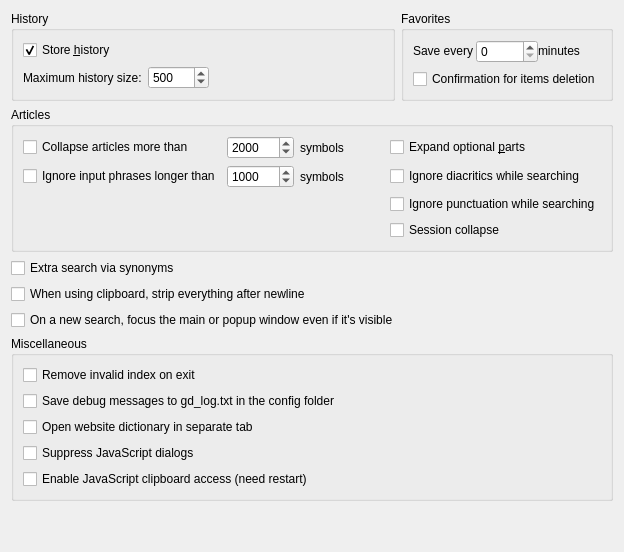
     <widget class="QWidget" name="tab_Advanced">
      <attribute name="icon">
       <iconset resource="../../resources.qrc">
        <normaloff>:/icons/advanced.png</normaloff>:/icons/advanced.png</iconset>
      </attribute>
      <attribute name="title">
       <string>Ad&amp;vanced</string>
      </attribute>
      <layout class="QVBoxLayout" name="verticalLayout_11">
       <item>
        <layout class="QHBoxLayout" name="horizontalLayout_15">
         <item>
          <widget class="QGroupBox" name="historyBox">
           <property name="title">
            <string>History</string>
           </property>
           <layout class="QVBoxLayout" name="verticalLayout_14">
            <item>
             <widget class="QCheckBox" name="storeHistory">
              <property name="toolTip">
               <string>Turn this option on to store history of the translated words</string>
              </property>
              <property name="text">
               <string>Store &amp;history</string>
              </property>
              <property name="checked">
               <bool>true</bool>
              </property>
             </widget>
            </item>
            <item>
             <layout class="QHBoxLayout" name="horizontalLayout_9">
              <property name="topMargin">
               <number>0</number>
              </property>
              <item>
               <widget class="QLabel" name="historySizeLabel">
                <property name="toolTip">
                 <string>Specify the maximum number of entries to keep in history.</string>
                </property>
                <property name="text">
                 <string>Maximum history size:</string>
                </property>
               </widget>
              </item>
              <item>
               <widget class="QSpinBox" name="historyMaxSizeField">
                <property name="accelerated">
                 <bool>true</bool>
                </property>
                <property name="maximum">
                 <number>99999</number>
                </property>
                <property name="value">
                 <number>500</number>
                </property>
               </widget>
              </item>
              <item>
               <spacer name="horizontalSpacer_8">
                <property name="orientation">
                 <enum>Qt::Horizontal</enum>
                </property>
                <property name="sizeHint" stdset="0">
                 <size>
                  <width>40</width>
                  <height>20</height>
                 </size>
                </property>
               </spacer>
              </item>
             </layout>
            </item>
           </layout>
          </widget>
         </item>
         <item>
          <widget class="QGroupBox" name="favoritesBox">
           <property name="title">
            <string>Favorites</string>
           </property>
           <layout class="QVBoxLayout" name="verticalLayout_21">
            <item>
             <layout class="QHBoxLayout" name="horizontalLayout_16">
              <property name="spacing">
               <number>0</number>
              </property>
              <item>
               <widget class="QLabel" name="label_17">
                <property name="sizePolicy">
                 <sizepolicy hsizetype="Minimum" vsizetype="Fixed">
                  <horstretch>0</horstretch>
                  <verstretch>0</verstretch>
                 </sizepolicy>
                </property>
                <property name="toolTip">
                 <string>Favorites saving interval. If set to 0 Favorites will be saved only during exit.</string>
                </property>
                <property name="text">
                 <string>Save every</string>
                </property>
               </widget>
              </item>
              <item>
               <widget class="QSpinBox" name="favoritesSaveIntervalField">
                <property name="maximum">
                 <number>120</number>
                </property>
               </widget>
              </item>
              <item>
               <widget class="QLabel" name="label_18">
                <property name="sizePolicy">
                 <sizepolicy hsizetype="Minimum" vsizetype="Fixed">
                  <horstretch>0</horstretch>
                  <verstretch>0</verstretch>
                 </sizepolicy>
                </property>
                <property name="text">
                 <string>minutes</string>
                </property>
               </widget>
              </item>
             </layout>
            </item>
            <item>
             <widget class="QCheckBox" name="confirmFavoritesDeletion">
              <property name="toolTip">
               <string>Turn this option on to confirm every operation of items deletion</string>
              </property>
              <property name="text">
               <string>Confirmation for items deletion</string>
              </property>
             </widget>
            </item>
           </layout>
          </widget>
         </item>
        </layout>
       </item>
       <item>
        <widget class="QGroupBox" name="groupBox_6">
         <property name="title">
          <string>Articles</string>
         </property>
         <layout class="QGridLayout" name="gridLayout_3">
          <item row="2" column="4">
           <widget class="QCheckBox" name="ignorePunctuation">
            <property name="text">
             <string>Ignore punctuation while searching</string>
            </property>
           </widget>
          </item>
          <item row="1" column="1">
           <widget class="QSpinBox" name="inputPhraseLengthLimit">
            <property name="toolTip">
             <string>Input phrases longer than this size will be ignored</string>
            </property>
            <property name="maximum">
             <number>9999999</number>
            </property>
            <property name="singleStep">
             <number>10</number>
            </property>
            <property name="value">
             <number>1000</number>
            </property>
           </widget>
          </item>
          <item row="1" column="2">
           <widget class="QLabel" name="label_19">
            <property name="text">
             <string>symbols</string>
            </property>
           </widget>
          </item>
          <item row="0" column="0">
           <widget class="QCheckBox" name="collapseBigArticles">
            <property name="toolTip">
             <string>Select this option to automatic collapse big articles</string>
            </property>
            <property name="text">
             <string>Collapse articles more than</string>
            </property>
           </widget>
          </item>
          <item row="1" column="0">
           <widget class="QCheckBox" name="limitInputPhraseLength">
            <property name="toolTip">
             <string>Turn this option on to ignore unreasonably long input text
from mouse-over, selection, clipboard or command line</string>
            </property>
            <property name="text">
             <string>Ignore input phrases longer than</string>
            </property>
            <property name="checked">
             <bool>false</bool>
            </property>
           </widget>
          </item>
          <item row="1" column="3">
           <spacer name="horizontalSpacer_14">
            <property name="orientation">
             <enum>Qt::Horizontal</enum>
            </property>
            <property name="sizeHint" stdset="0">
             <size>
              <width>40</width>
              <height>20</height>
             </size>
            </property>
           </spacer>
          </item>
          <item row="0" column="2">
           <widget class="QLabel" name="label_13">
            <property name="text">
             <string>symbols</string>
            </property>
           </widget>
          </item>
          <item row="0" column="1">
           <widget class="QSpinBox" name="articleSizeLimit">
            <property name="toolTip">
             <string>Articles longer than this size will be collapsed</string>
            </property>
            <property name="maximum">
             <number>100000</number>
            </property>
            <property name="singleStep">
             <number>50</number>
            </property>
            <property name="value">
             <number>2000</number>
            </property>
           </widget>
          </item>
          <item row="0" column="4">
           <widget class="QCheckBox" name="alwaysExpandOptionalParts">
            <property name="toolTip">
             <string>Turn this option on to always expand optional parts of articles</string>
            </property>
            <property name="text">
             <string>Expand optional &amp;parts</string>
            </property>
           </widget>
          </item>
          <item row="1" column="4">
           <widget class="QCheckBox" name="ignoreDiacritics">
            <property name="toolTip">
             <string>Turn this option on to ignore diacritics while searching articles</string>
            </property>
            <property name="text">
             <string>Ignore diacritics while searching</string>
            </property>
           </widget>
          </item>
          <item row="0" column="3">
           <spacer name="horizontalSpacer_11">
            <property name="orientation">
             <enum>Qt::Horizontal</enum>
            </property>
            <property name="sizeHint" stdset="0">
             <size>
              <width>40</width>
              <height>20</height>
             </size>
            </property>
           </spacer>
          </item>
          <item row="3" column="4">
           <widget class="QCheckBox" name="sessionCollapse">
            <property name="toolTip">
             <string>During successive searches,if one dictionary is collapsed by manual, it will remain collapsed in the next search</string>
            </property>
            <property name="text">
             <string>Session collapse</string>
            </property>
           </widget>
          </item>
         </layout>
        </widget>
       </item>
       <item>
        <widget class="QCheckBox" name="synonymSearchEnabled">
         <property name="toolTip">
          <string>Turn this option on to enable extra articles search via synonym lists
from Stardict, Babylon and GLS dictionaries</string>
         </property>
         <property name="text">
          <string>Extra search via synonyms</string>
         </property>
        </widget>
       </item>
       <item>
        <widget class="QCheckBox" name="stripClipboard">
         <property name="text">
          <string>When using clipboard, strip everything after newline</string>
         </property>
        </widget>
       </item>
       <item>
        <widget class="QCheckBox" name="raiseWindowOnSearch">
         <property name="text">
          <string>On a new search, focus the main or popup window even if it's visible</string>
         </property>
        </widget>
       </item>
       <item>
        <widget class="QGroupBox" name="groupBox_7">
         <property name="title">
          <string>Miscellaneous</string>
         </property>
         <layout class="QVBoxLayout" name="verticalLayout_20">
          <item>
           <widget class="QCheckBox" name="removeInvalidIndexOnExit">
            <property name="text">
             <string>Remove invalid index on exit</string>
            </property>
           </widget>
          </item>
          <item>
           <widget class="QCheckBox" name="enableApplicationLog">
            <property name="text">
             <string>Save debug messages to gd_log.txt in the config folder</string>
            </property>
           </widget>
          </item>
          <item>
           <widget class="QCheckBox" name="openWebsiteInNewTab">
            <property name="toolTip">
             <string>When enabled, website dictionaries open in their own tab instead of being embedded in the article view. This avoids iframe layout and scrolling limitations, and enables the per-dictionary Script column in the Dictionaries dialog.</string>
            </property>
            <property name="text">
             <string>Open website dictionary in separate tab</string>
            </property>
           </widget>
          </item>
          <item>
           <widget class="QCheckBox" name="suppressWebDialogs">
            <property name="toolTip">
             <string>Suppress JavaScript alerts, confirms, and prompts in the article view.</string>
            </property>
            <property name="text">
             <string>Suppress JavaScript dialogs</string>
            </property>
           </widget>
          </item>
          <item>
           <widget class="QCheckBox" name="enableJavaScriptClipboard">
            <property name="toolTip">
             <string>Allow JavaScript to access clipboard in the article view.</string>
            </property>
            <property name="text">
             <string>Enable JavaScript clipboard access (need restart)</string>
            </property>
           </widget>
          </item>
         </layout>
        </widget>
       </item>
       <item>
        <spacer name="verticalSpacer_17">
         <property name="orientation">
          <enum>Qt::Vertical</enum>
         </property>
         <property name="sizeHint" stdset="0">
          <size>
           <width>20</width>
           <height>40</height>
          </size>
         </property>
        </spacer>
       </item>
      </layout>
     </widget>
